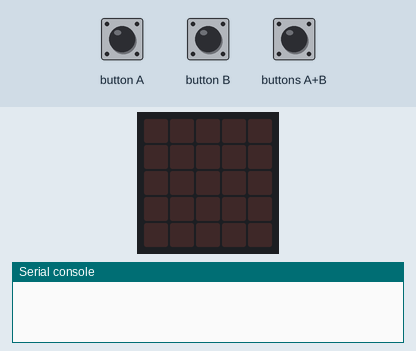
Simulated run of this program. Board: BBC micro:bit running MicroPython. Shown: the board's 5×5 LED display, the last lines printed to the serial console. Inputs (shaded band) come from the test bench.

Above: at 1.2 s.
1.3 s: button A pressed for 1 s
At 3.3 s:
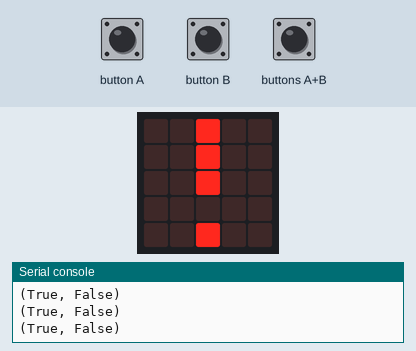
4.3 s: buttons A+B pressed for 0.15 s
At 5.4 s:
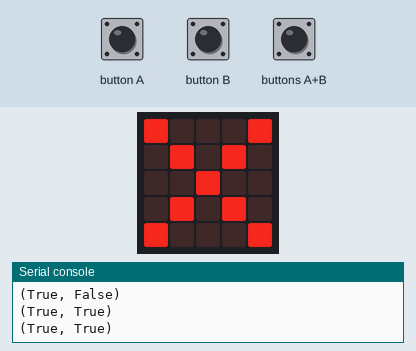
5.9 s: button B pressed for 3.2 s
At 10.0 s:
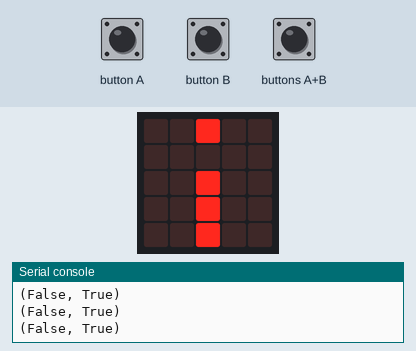
10.6 s: button B pressed for 0.15 s
At 10.66 s:
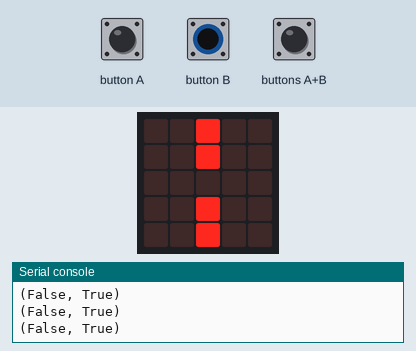
12.2 s: button A pressed for 0.15 s
At 13.7 s:
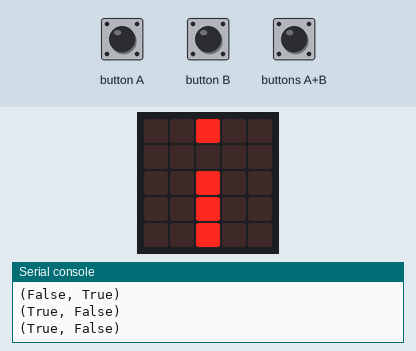
Timing chart, 0 to 14.8 s (numbered marks = the images above; inputs shaded):
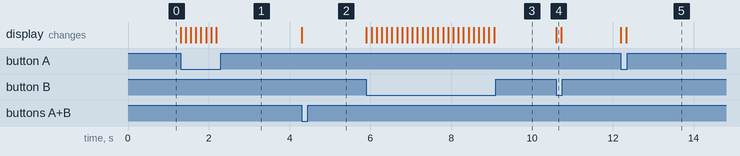

Measured:
- after the input at 1.3 s, the display: first changes at once (image 1 shows a later state)
- after the input at 4.3 s, the display: changes at once (image 2)
- after the input at 5.9 s, the display: first changes at once (image 3 shows a later state)
- after the input at 10.6 s, the display: changes at once (image 4)
- after the input at 12.2 s, the display: first changes at once (image 5 shows a later state)

The program:

Pulsanti.py
```python
from microbit import *
import music
set_volume(0)

cont = 0
def mostra():
    global cont
    mat = Image('00000:'
                '00000:'
                '00000:'
                '00000:'
                '00000')
    if cont == 0:
        mat = Image('00900:'
                    '00900:'
                    '00000:'
                    '00900:'
                    '00900')
    elif cont == 1:
        mat = Image('00900:'
                    '00000:'
                    '00900:'
                    '00900:'
                    '00900')
    elif cont == 2:
        mat = Image('00900:'
                    '00900:'
                    '00000:'
                    '00900:'
                    '00900')
    elif cont == 3:
        mat = Image('00900:'
                    '00900:'
                    '00900:'
                    '00000:'
                    '00900')

    cont += 1
    if cont >= 4:
        cont = 0
    return mat

while True:
    if button_a.is_pressed() or button_b.is_pressed():
        vals = bool(button_a.is_pressed()),bool(button_b.is_pressed())
        print(vals)
        if button_a.is_pressed() and button_b.is_pressed():
            display.show(Image('80008:'
                               '08080:'
                               '00800:'
                               '08080:'
                               '80008'))
        else:
            display.show(mostra())
        music.set_tempo(bpm=500)
        music.play('a')
```
